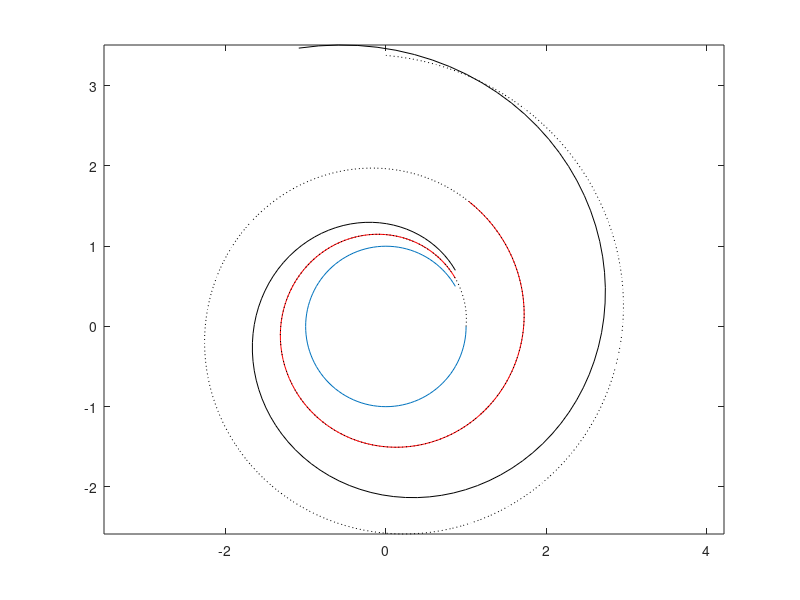

The MATLAB source for this figure:
% Potenzen von komplexen Zahlen
% ergibt sogenannte logarithmische Spiralen

clf
figure(1)
potv = 1:0.1:12;

% 1. komplexe Zahl
z1 = sqrt(3)/2 + 0.5*i;
r1 = abs(z1);
w1 = angle(z1);         %Winkel in Radiant
wd1 = w1*180/pi;        %Winkel in Grad umrechnen
zpv1 = z1.^potv;
plot(zpv1)

% 2. komplexe Zahl mit Spiralkonstante im Vergleich
z2 = sqrt(3)/2 + 0.6*i;
r2 = abs(z2);
w2 = angle(z2);  
wd2 = w2*180/pi;  
zpv2 = z2.^potv;
hold on
sc = log(r2^(1/w2));   %Spiralkonstante
wv = (0:0.01:3)*1.5*pi;
xls = exp(sc*wv).*cos(wv);
yls = exp(sc*wv).*sin(wv); 
plot(zpv2,'r')
plot(xls,yls,'k:')     %Verlgeich

% 3. komplexe Zahl
z3 = sqrt(3)/2 + 0.7*i;
r3 = abs(z3);
w3 = angle(z3);  
wd3 = w3*180/pi;  
zpv3 = z3.^potv;
plot(zpv3,'k')

axis equal
hold off